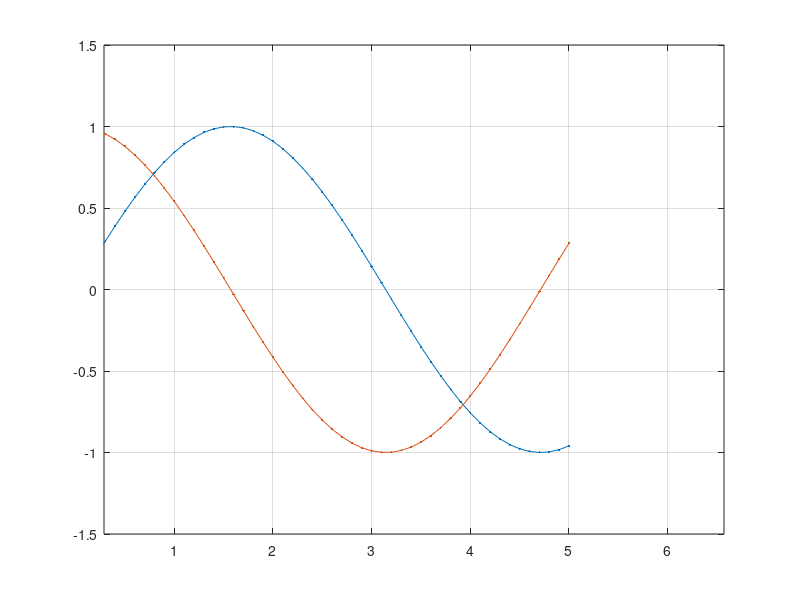

This chart was generated by the following MATLAB code:
t=[0]
m=[sin(t);cos(t)]
p = plot(t,m,...
   'MarkerSize',5);
x=-1.5*pi;
axis([x x+2*pi -1.5 1.5]);
grid on;


for i=1:50
    t=[t 0.1*i];                   %Matrix 1*(i+1)
    m=[m [sin(0.1*i);cos(0.1*i)]]; %Matrix 2*(i+1)
    set(p(1),'XData',t,'YData',m(1,:))
    set(p(2),'XData',t,'YData',m(2,:))    
    drawnow
    x=x+0.1;    
    axis([x x+2*pi -1.5 1.5]);
    pause(0.5);
end